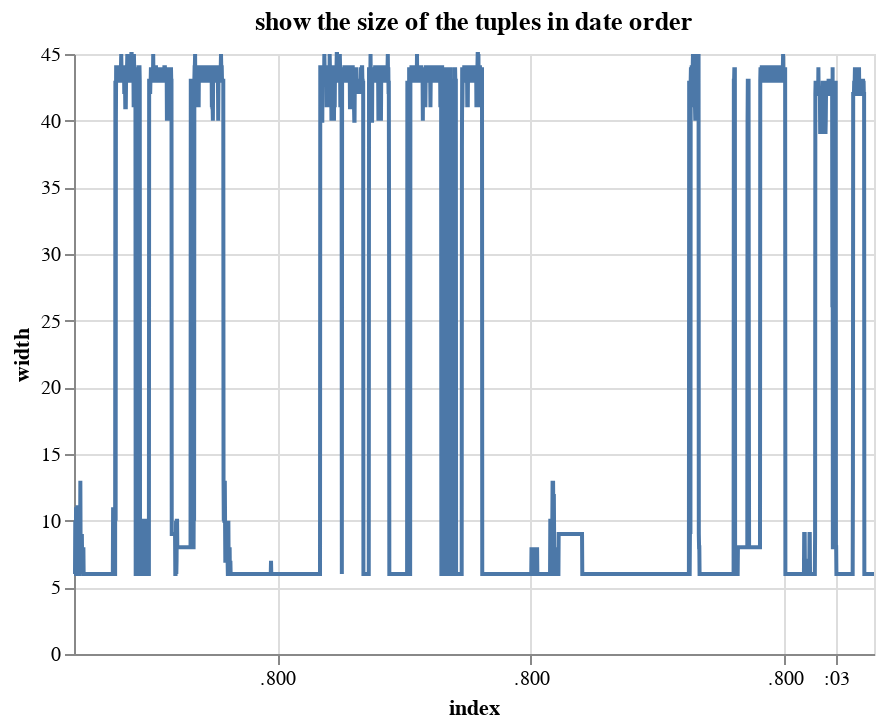

The notebook cell this image was saved under:
### Markdown cell above
Looking at the above histogram, there are a lot of short tuples (these are probably the height, leaf information automaticaly recorded) but 1/3 of the records are long, containing many fields).  We have seen some of those records above already.  Try to look at the widths and when they are captured.  This might not be a correct rendering:

### Code cell
alt.Chart(width_df.reset_index(),title="show the size of the tuples in date order").mark_line().encode(
    alt.Y("width:Q"),
    alt.X('index:T')
)

### Figure 1 — Vega-Lite specification as saved in the notebook (floating-point values rounded to 4 significant figures; data arrays with more than 128 entries replaced by an {"elided": "..."} marker saying what was removed)
{"config": {"view": {"continuousWidth": 400, "continuousHeight": 300}}, "data": {"name": "data-2842592f9c4e5ff0305b8621f12d21e1"}, "mark": "line", "encoding": {"x": {"type": "temporal", "field": "index"}, "y": {"type": "quantitative", "field": "width"}}, "title": "show the size of the tuples in date order", "$schema": "https://vega.github.io/schema/vega-lite/v4.8.1.json", "datasets": {"data-2842592f9c4e5ff0305b8621f12d21e1": {"elided": "3152 records"}}}
